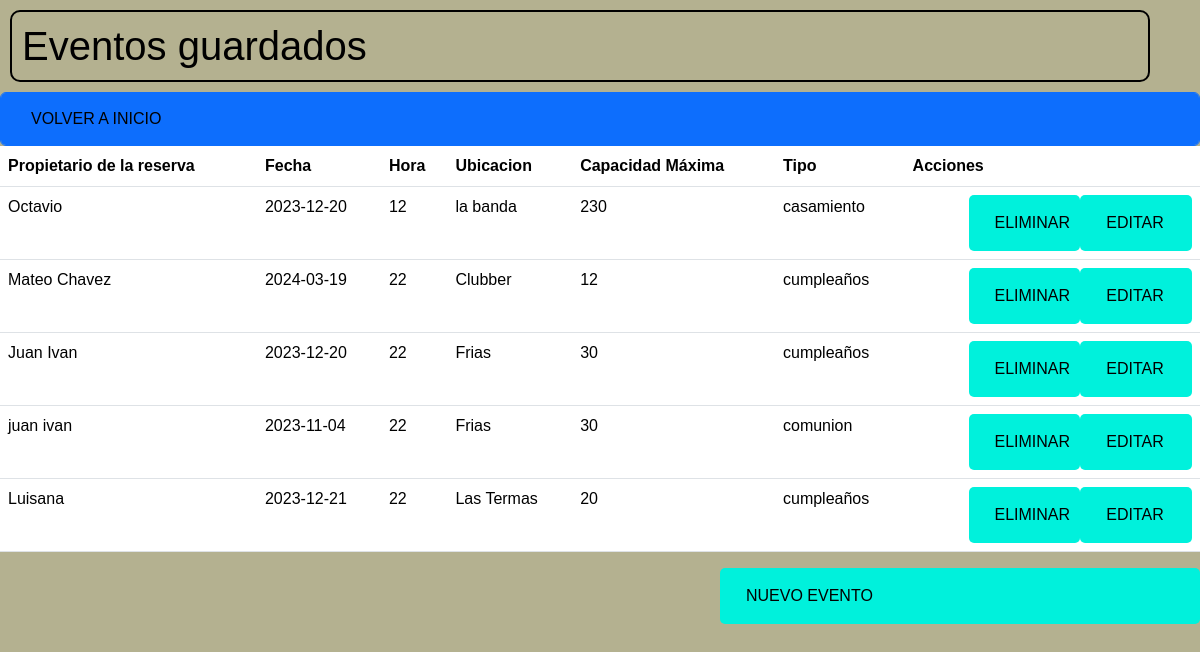
/tablas/tablaeventos.php, run on the app's committed database.
### tables this page shows
CREATE TABLE `evento` (
  `id_evento` int(11) NOT NULL,
  `propietario_reserva` varchar(50) NOT NULL,
  `fecha` date NOT NULL,
  `hora` int(11) NOT NULL,
  `ubicacion` varchar(50) NOT NULL,
  `capacidad_maxima` int(100) NOT NULL,
  `tipo_evento` varchar(11) NOT NULL
);

### tablas/tablaeventos.php (the view, shortened to what this page needs)
<?php
include '../conexion/conexion.php';
?>
<!DOCTYPE html>
<html lang="en">
<head>
    <link href="https://cdn.jsdelivr.net/npm/bootstrap@5.3.1/dist/css/bootstrap.min.css" rel="stylesheet"
>
    <link rel="stylesheet" href="../css/style.css">
</head>
<body>
    <h1>Eventos guardados</h1>
<button class="btn btn-primary form-control"><a href="../login/sesionusuario.php">Volver a inicio</a></button>
    <table class="table">
        <thead>
            <th>Propietario de la reserva</th>
            <th>Fecha</th>
            <th>Hora</th>
            <th>Ubicacion</th>
            <th>Capacidad Máxima</th>
            <th>Tipo</th>
            <th>Acciones</th>
        </thead>
        <tbody>
            <?php
                $stmt = $conn->prepare("SELECT id_evento, propietario_reserva, fecha, hora, ubicacion, capacidad_maxima, tipo_evento FROM evento");
                $stmt->execute();
                $stmt->setFetchMode(PDO::FETCH_ASSOC);
                $eventos = $stmt->fetchAll();
            ?>
            <?php foreach($eventos as $evento): ?>
                <tr>
                    <td><?= $evento['propietario_reserva'] ?></td>
                    <td><?= $evento['fecha'] ?></td>
                    <td><?= $evento['hora'] ?></td>
                    <td><?= $evento['ubicacion'] ?></td>
                    <td><?= $evento['capacidad_maxima'] ?></td>
                    <td><?= $evento['tipo_evento'] ?></td>
                    <td>
                        <button><a href="../eventos/editar.php?id=<?=$evento['id_evento']?>">Editar</a></button>
                        <button><a href="../eventos/eliminar.php?id=<?=$evento['id_evento']?>">Eliminar</a></button>
                    </td>
                </tr>
            <?php endforeach; ?>
        </tbody>
    </table>
    <button><a href="../eventos/agregar.php">Nuevo Evento</a></button>
</body>
</html>

### css/style.css (style rules this page uses)
* { font-family: 'Lato', sans-serif; font-family: 'Open Sans', sans-serif; font-family: 'PT Sans', sans-serif; box-sizing: border-box; }
* { margin: 0; padding: 0;; }
body { background-color: #b4b190; background-position: center; color: black; }
a { text-decoration: none; text-transform: uppercase; color: black; }
h1 { display: block; border: 2px solid black; width: 95%; padding: 10px; margin: 10px; border-radius: 10px; }
button { float: right; background-color: #00f1dc; padding: .5rem; color: white; border: none; width: 40%; border-radius: 5px; text-decoration: none; }
a { float: left; margin-left: 10px; padding: .5rem; text-decoration: none; }

### data on the page
evento: propietario_reserva "Octavio", fecha "2023-12-20", hora "12", ubicacion "la banda", capacidad_maxima "230", tipo_evento "casamiento"
evento: propietario_reserva "Mateo Chavez", fecha "2024-03-19", hora "22", ubicacion "Clubber", capacidad_maxima "12", tipo_evento "cumpleaños"
evento: propietario_reserva "Juan Ivan", fecha "2023-12-20", hora "22", ubicacion "Frias", capacidad_maxima "30", tipo_evento "cumpleaños"
evento: propietario_reserva "juan ivan", fecha "2023-11-04", hora "22", ubicacion "Frias", capacidad_maxima "30", tipo_evento "comunion"
evento: propietario_reserva "Luisana", fecha "2023-12-21", hora "22", ubicacion "Las Termas", capacidad_maxima "20", tipo_evento "cumpleaños"
